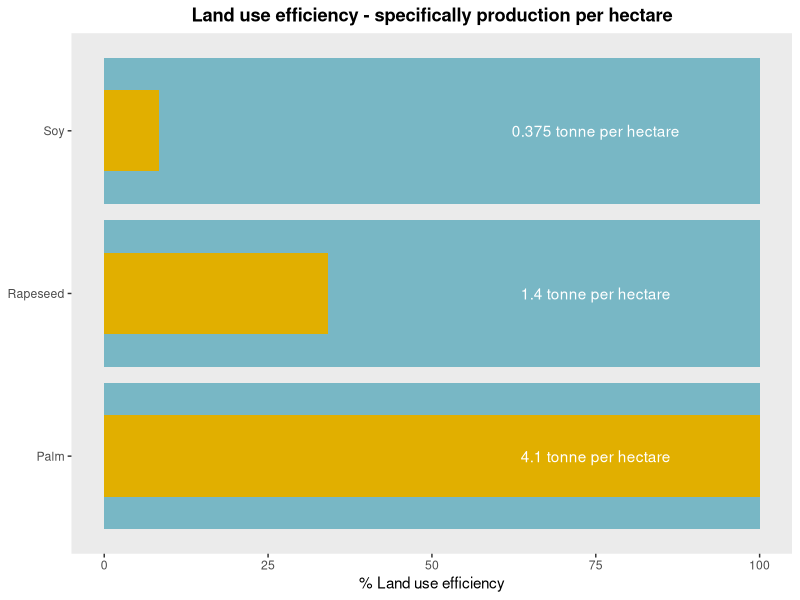

Reproduce this figure in R.
## HEADER ####
## who: Susan Colahan
## what: Visual essay part 4
## last edited: 2024-03-03

## CONTENT ####
## 00 setup
## 01 Data wrangling 
## 02 Plotting

## 00 setup ####

# libraries
library(tidyverse)
library(ggplot2)
library(gganimate)


# working directory
setwd("C:/Users/colah/OneDrive/Desktop/MSc Data science/Data_Visualisation_and_Analytics_C7083/Assignment/Visual essay")


# read data
# oilcrop productivity data
crop_eff <- read.csv("oil_productivity.csv")

## 01 Data wrangling ####
# none required



## 02 Graphing ####
eff_p <- ggplot(crop_eff, aes(x = efficiency, y = crop_oil)) +
  geom_col(aes(x = thoery), fill = "#78B7C5") +
  geom_col(width = 0.5, fill = "#E1AF00") +
  labs(x = "% Land use efficiency", y = NULL, 
       title = "Land use efficiency - specifically production per hectare") +
  theme(
    plot.background = element_blank(),
    panel.grid = element_blank(),
    plot.title = element_text(hjust = 0.5, face = "bold"), # Center and bold the title
    plot.subtitle = element_text(hjust = 0.5, face = "italic",size = 10), # Center and italicise the subtitle)
  )

vis_4_plot <- eff_p +
  annotate("text", x = 75, y = "Palm", label = "4.1 tonne per hectare", colour = "white") +
  annotate("text", x = 75, y = "Rapeseed", label = "1.4 tonne per hectare", colour = "white") +
  annotate("text", x = 75, y = "Soy", label = "0.375 tonne per hectare", colour = "white")

# Export the plot as an .svg file to maintain quality
# Open the SVG graphics device
svg("vis_4_plot.svg", width = 8.27, height = 5.83)

# Print the plot
print(vis_4_plot)

# Close the SVG graphics device
dev.off()
